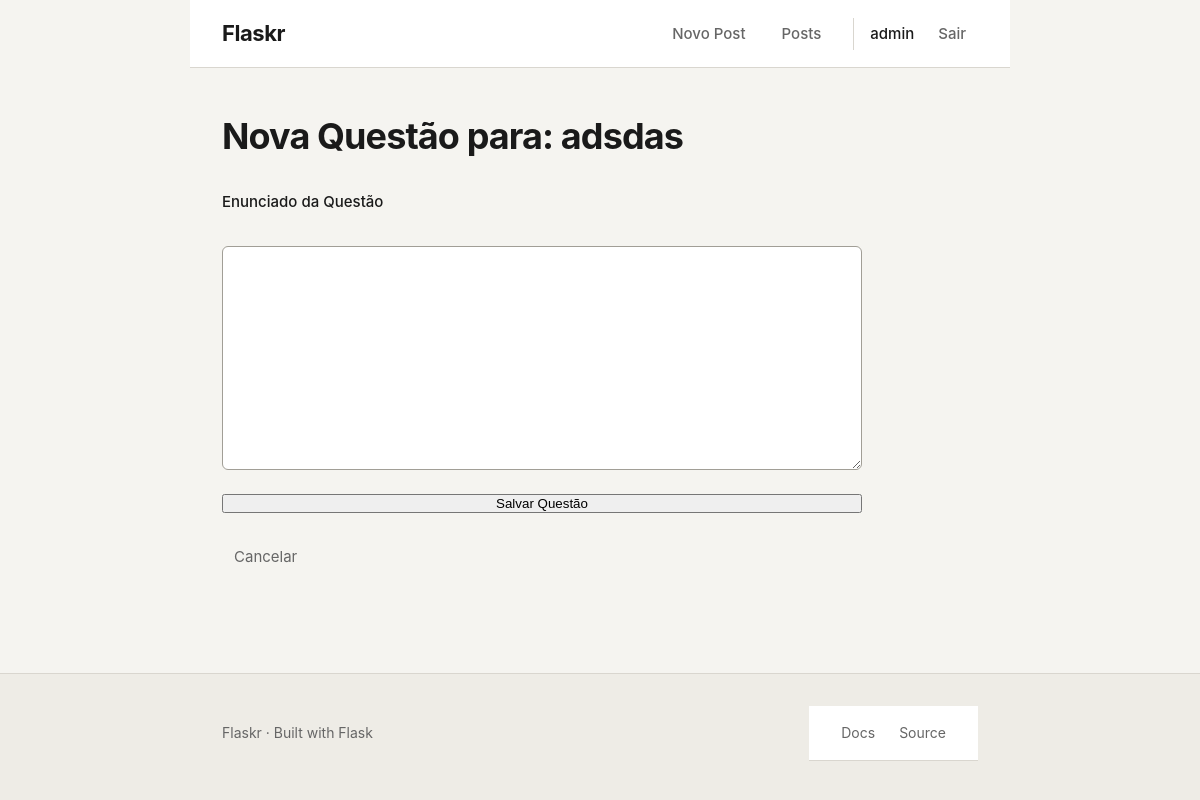
Page /prova/1/questao/create (signed in) on the earlier database version.
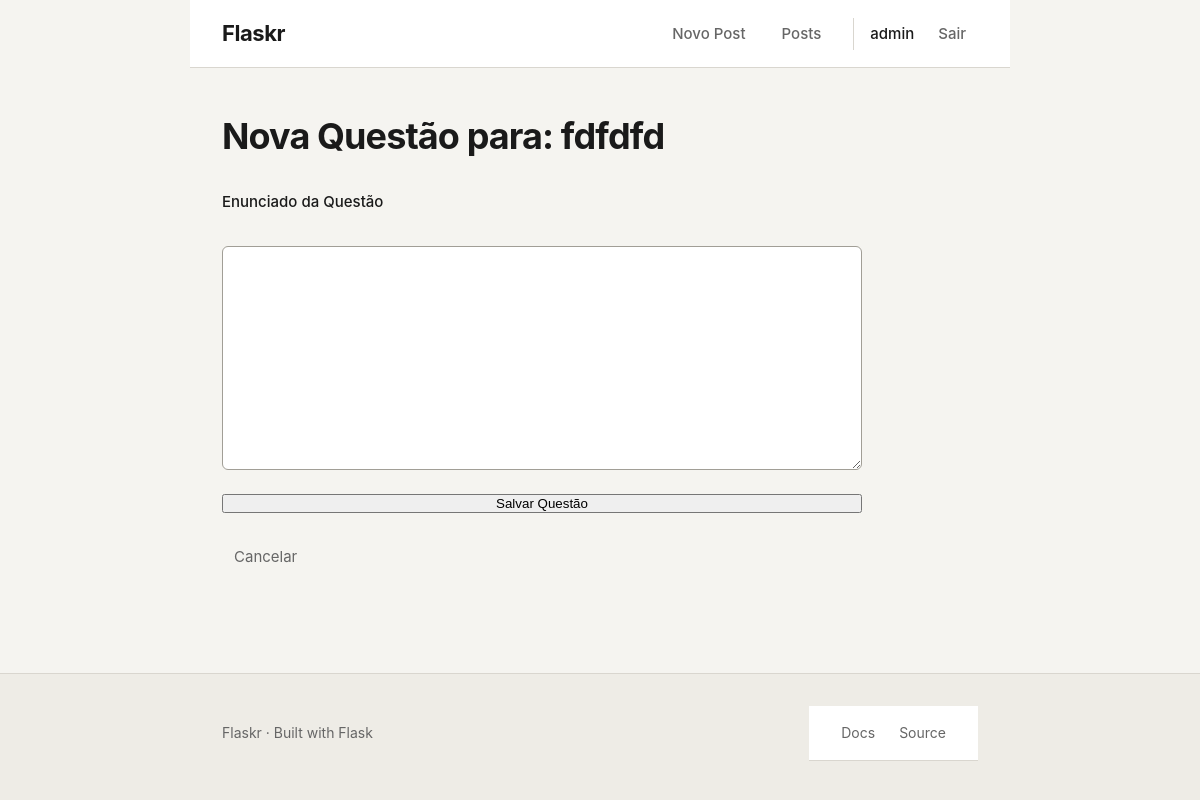
Same page on the later database version.
### tables this page shows
CREATE TABLE provas (
    id INTEGER PRIMARY KEY AUTOINCREMENT,
    author_id INTEGER NOT NULL,
    created TIMESTAMP NOT NULL DEFAULT CURRENT_TIMESTAMP,
    titulo TEXT NOT NULL,
    serie TEXT NOT NULL,
    materia TEXT NOT NULL,
    FOREIGN KEY (author_id) REFERENCES user (id)
);

### flaskr/blog.py (the view, shortened to what this page needs)
@bp.route('/prova/<int:prova_id>/questao/create', methods=('GET', 'POST'))
@login_required
def create_questao(prova_id):
    prova = get_prova(prova_id)
    return render_template('blog/create_questao.html', prova=prova)

### flaskr/auth.py (called while the page is built)
@bp.before_app_request
def load_logged_in_user():
    user_id = session.get('user_id')
    if user_id is None:
        g.user = None
    else:
        g.user = get_db().execute('SELECT * FROM user WHERE id = ?', (user_id,)).fetchone()

def login_required(view):
    @functools.wraps(view)
    def wrapped_view(**kwargs):
        if g.user is None:
            flash('Você precisa estar logado para acessar esta página.', 'error')
            return redirect(url_for('auth.login'))
        return view(**kwargs)
    return wrapped_view

### flaskr/blog.py (called while the page is built)
def get_prova(id, check_author=True):
    prova = get_db().execute(
        'SELECT p.id, titulo, serie, materia, author_id, username'
        ' FROM provas p JOIN user u ON p.author_id = u.id'
        ' WHERE p.id = ?',
        (id,)
    ).fetchone()
    if prova is None:
        abort(404, f"Prova id {id} não existe.")
    if check_author and prova['author_id'] != g.user['id']:
        abort(403) # Forbidden
    return prova

### flaskr/templates/blog/create_questao.html (shortened to what this page needs)
{% extends 'base.html' %}
{% block content %}
  <h1>Nova Questão para: {{ prova['titulo'] }}</h1>
  <form method="post">
    <label for="enunciado">Enunciado da Questão</label>
    <textarea name="enunciado" id="enunciado" rows="6" required>{{ request.form['enunciado'] }}</textarea>
    <input type="submit" value="Salvar Questão">
    <a class="action" href="{{ url_for('blog.listar_questoes', prova_id=prova['id']) }}">Cancelar</a>
  </form>
{% endblock %}

Differences in the rows shown:
changed provas: titulo "adsdas" → "fdfdfd"
